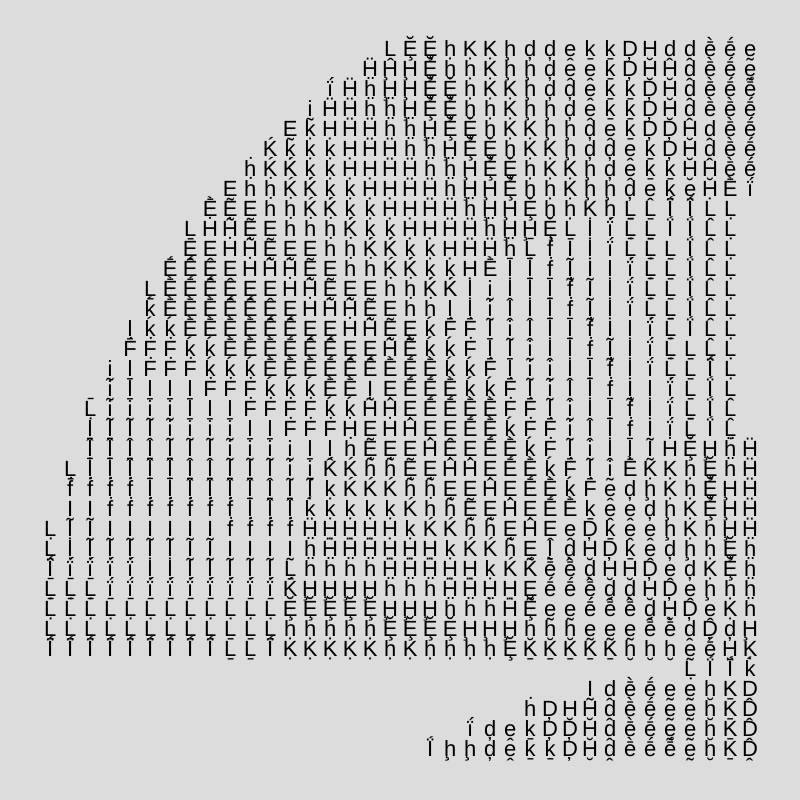
Frame 1 (no input)
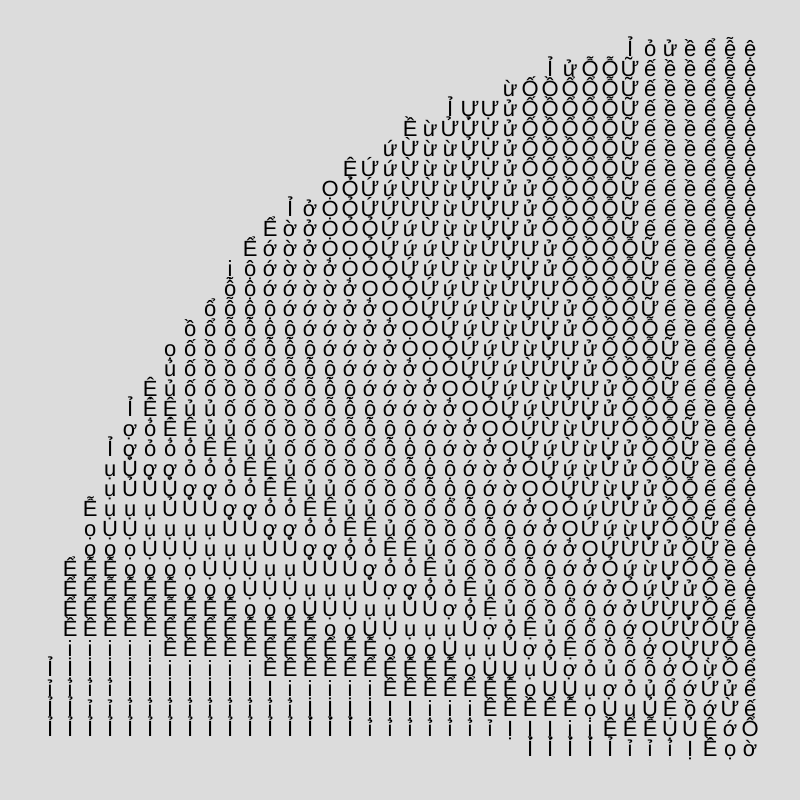
Frame 60 (no input)
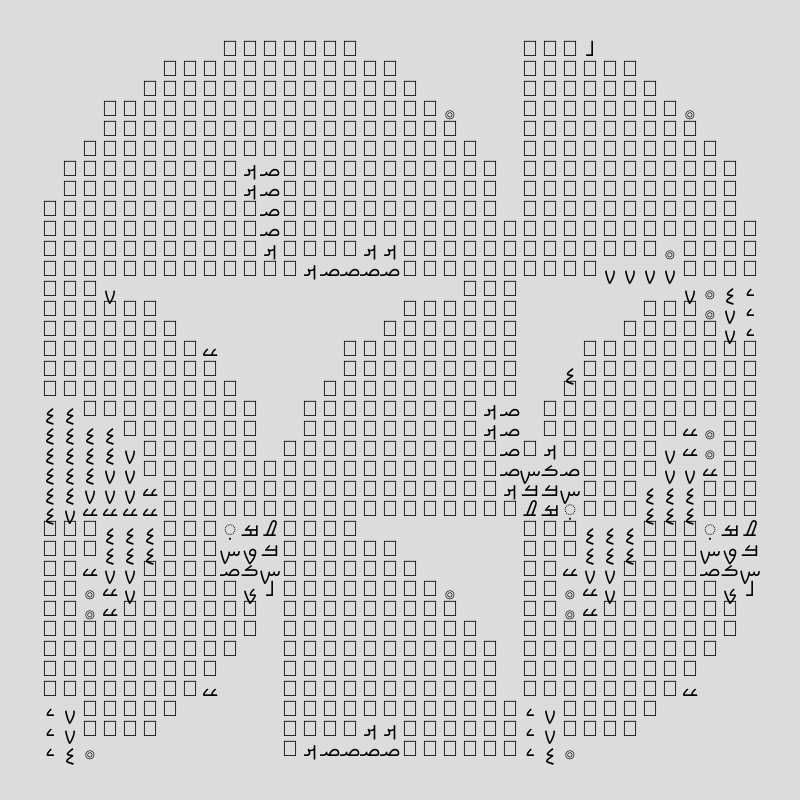
Frame 120 (the mouse pressed at the canvas centre since frame 60)

The p5.js sketch that drew these frames (run headless with seeded random() and noise() and a simulated clock; from frame 60 on, the mouse is pressed at the canvas centre):

// p5.js sketch
// ── sketch.js
let current = 0;
let target = 1;
let chars = [];
let prev_array = [];
let g;
let imageArray;
let rs;

function setup() {
  createCanvas(800, 800);
  pixelDensity(1);
  angleMode(DEGREES);

  let palette = [];
  for (let i = 0; i < 16; i++) {
    palette[i] = color((i / 16) * 255);
  }

  imageArray = createImageArray(int(width / 4), 10, palette);
  rs = int(random(10000));
  g = createGraphics(width, height);
  g.angleMode(DEGREES);
}

function createCharArray(f, num) {
  let array = [];
  for (let i = 0; i < num; i++) {
    let str = String.fromCodePoint(f + i);
    // String.fromCodePoint(0x12000 + int(random(618)));
    array.push(str);
  }
  array.push("　");
  let g = createGraphics(10, 10);
  g.textSize(g.width);
  g.textAlign(CENTER, CENTER);
  for (let i = 0; i < array.length; i++) {
    let str = array[i];
    g.clear();
    g.fill(255);
    g.text(str, g.width / 2, g.height / 2);
    g.loadPixels();
    let num = 0;
    for (let j = 0; j < g.pixels.length; j += 4) {
      let c = g.pixels[j];
      if (c > 0) num++;
    }
    array[i] = {
      str: str,
      num: num,
    };
  }
  g.remove();
  array.sort(function (a, b) {
    return a.num - b.num;
  });
  return array;
}

function draw() {
  background(220);
  randomSeed(rs);
  g.clear();
  chars = createCharArray((rs+frameCount*3)%200000, 50);

  let deltaTime = 1 / 60;
  let k = 8;
  current = lerp(target, current, exp(-k * deltaTime));

  let offset = g.width / 20;
  let x = offset;
  let y = offset;
  let d = width - offset * 2;
  let minD = d / 2;
  separateGrid(x, y, d, minD, g);

  if (current > 0.9999) {
    current = 0;
    rs = int(random(10000));
  }

  g.loadPixels();
  let block_size = int(width / 40);
  let block_num = int(height / block_size) * int(width / block_size);
  textSize(block_size*1.1);
  textAlign(CENTER, CENTER);
  fill(0, 0, 0);
  noStroke();
  let t = 0;
  for (let j = 0; j < height; j += block_size) {
    for (let i = 0; i < width; i += block_size) {
      let index =
        (int(j + block_size / 2) * g.width + int(i + block_size / 2)) * 4;
      let pr = g.pixels[index];
      let pg = g.pixels[index + 1];
      let pb = g.pixels[index + 2];
      let n = (pr + pg + pb) / 3;
      n = int(map(n / 255, 0, 1, 0, chars.length - 1));
      if (prev_array.length == block_num) {
        n = int((prev_array[t] + n) / 2);
      }
      push();
      translate(i + block_size / 2, j + block_size / 2);
      // rotate(int(pr+pg+pb/(255*3))*360/4);
      text(chars[n].str, 0, 0);
      pop();
      prev_array[t++] = n;
    }
  }
}

function createImageArray(w, num, arr) {
  let imageArray = [];
  let g = createGraphics(w, w);
  g.drawingContext.shadowColor = color(0, 0, 0, 33);
  g.drawingContext.shadowBlur = w / 4;
  let palette = shuffle(arr.concat());
  for (let i = 0; i < num; i++) {
    let img = createImage(w, w);
    let colors = shuffle(palette);
    // g.background(colors[i % colors.length]);
    g.clear();
    g.push();
    g.translate(g.width / 2, g.height / 2);
    g.rotate((int(random(4)) * PI) / 2);
    g.translate(-g.width / 2, -g.height / 2);
    let n = 0;
    let sclStep = int(random(1, 5));
    for (let scl = 1; scl > 0; scl -= 1 / sclStep) {
      let gradient = g.drawingContext.createConicGradient(0, 0, 0);
      gradient.addColorStop(0, colors[(i + n++) % colors.length]);
      gradient.addColorStop(1 / 4, colors[(i + n++) % colors.length]);
      g.drawingContext.fillStyle = gradient;
      g.arc(0, 0, g.width * 2 * scl, g.height * 2 * scl, 0, PI / 2, PIE);
    }
    g.pop();
    img.copy(g, 0, 0, g.width, g.height, 0, 0, g.width, g.height);
    imageArray.push(img);
  }
  g.remove();
  return imageArray;
}

function separateGrid(x, y, d, minD, g) {
  let sepNum = int(random(1, 4));
  let w = d / sepNum;
  for (let i = x; i < x + d - 1; i += w) {
    for (let j = y; j < y + d - 1; j += w) {
      if (random(100) < 80 && w > minD) {
        separateGrid(i, j, w, minD, g);
      } else {
        let dx = i;
        let dy = j;
        let dw = w;
        let dh = w;

        g.push();
        g.translate(dx + dw / 2, dy + dh / 2);
        g.rotate(int(random(4)) * 90);
        // g.translate(-dw / 2, -dh / 2);
        g.rectMode(CENTER);
        g.fill(255, 0);
        g.noStroke();
        g.rect(0, 0, dw, dh);
        g.drawingContext.clip();
        g.translate(-dw / 2, -dh / 2);
        let n = int(random(imageArray.length));

        g.image(imageArray[n], dw * current, 0, dw, dh);
        g.image(
          imageArray[(n + 1) % imageArray.length],
          -dw + dw * current,
          0,
          dw,
          dh
        );
        g.pop();
      }
    }
  }
}
